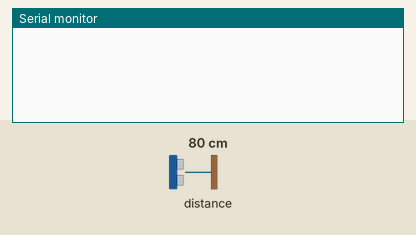
This sketch was run on a simulated ESP8266 (NodeMCU). On the bench: the last lines printed to the serial monitor. Inputs (shaded band) come from the test bench; at power-on: distance to the obstacle 80 cm. The echo pulse lasts 58.3 µs per cm; WiFi joins after 1.5 s; servers stay silent unless stated; uploads are accepted with an empty reply.

Above: at 10.8 s.
10.9 s: distance to the obstacle set to 22 cm
18.4 s: distance to the obstacle set to 18 cm
At 20.37 s:
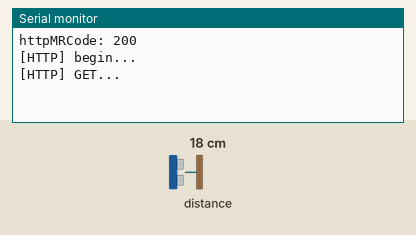
At 21.8 s:
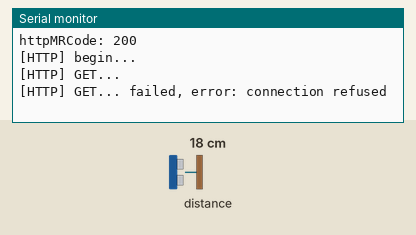

Measured:
- the behaviour switches between 21 and 20 cm on distance to the obstacle (found by bisection; images 0 and 1)
- after the input at 18.4 s, the serial monitor: prints a new line after 1.8 s (image 1)

The sketch:

esp8266_code.ino
```cpp
#include <Arduino.h>
#include <ESP8266WiFi.h>
#include <ESP8266HTTPClient.h>
#include <WiFiClient.h>

const char *ssid = "00000000 2.4";
const char *password = "";
String webServerUI = "https://keluke.000webhostapp.com/dispenser.php";
const char webServerAddData1[] PROGMEM = "http://keluke.000webhostapp.com/from_micro.php?D1=%d";
char webServerAddData[100] = "";
String makeRequest();
int ultrasonicSensor();
String payload;

// Ultrasonic Sensor
const int trigPin = 2;  //D4
const int echoPin = 0;  //D3
int distance;

void setup()
{
  // Ultrasonic Sensor
  pinMode(trigPin, OUTPUT);
  pinMode(echoPin, INPUT);

  Serial.begin(115200);
  WiFi.begin(ssid, password);
}

void loop()
{
  delay(5000);  // Checking for new data every 5 seconds

  distance = ultrasonicSensor();
  if (distance < 20){
    // Data Formatting
    sprintf_P(webServerAddData,webServerAddData1,distance);
    payload = makeRequest();
  };
}
```

makeRequest.ino
```cpp
String makeRequest()
{
  if (WiFi.status() == WL_CONNECTED)
  {

    WiFiClient client;
    HTTPClient http;
    HTTPClient httpMakeRequest;
    String payload;

    httpMakeRequest.begin(client, webServerAddData);
    int httpMRCode = httpMakeRequest.GET();
    Serial.printf("httpMRCode: %d\n", httpMRCode);

    Serial.print("[HTTP] begin...\n");
    if (http.begin(client, webServerUI)) // client is what type of network are u using. wifi, ethernet, gsm.
    {

      Serial.print("[HTTP] GET...\n");
      int httpCode = http.GET();    // start connection and send HTTP header

      if (httpCode > 0)   // httpCode will be negative on error
      {
        Serial.printf("[HTTP] GET... code: %d\n", httpCode);

        if (httpCode == HTTP_CODE_OK)
        {
          payload = http.getString();
          Serial.println(payload);
        }
      }
      else
      {
        Serial.printf("[HTTP] GET... failed, error: %s\n", http.errorToString(httpCode).c_str());
      }

      http.end();
    }
    else
    {
      Serial.printf("[HTTP] Unable to connect\n");
    }
    return payload;
  }
  else
  {
    Serial.println("Unable to connect to the WiFi");
    return "[ERROR]";
  }
}
```

ultrasonicSensor.ino
```cpp
int ultrasonicSensor() {
  digitalWrite(trigPin, LOW);
  delayMicroseconds(2);
  digitalWrite(trigPin, HIGH);
  delayMicroseconds(10);
  digitalWrite(trigPin, LOW);
  int duration = pulseIn(echoPin, HIGH);
  int dist = duration * 0.034 / 2;

  return dist;
}
```
